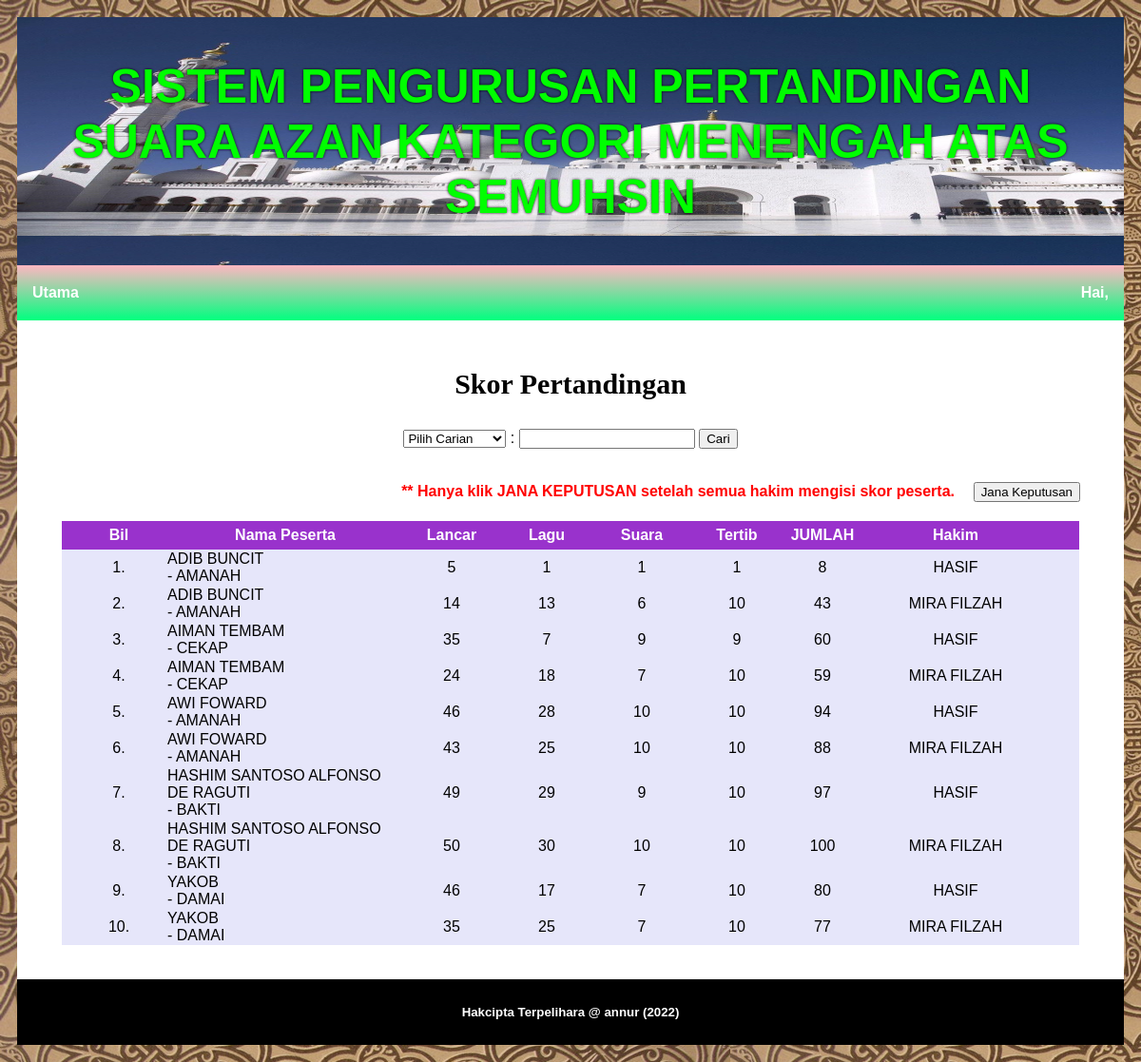
/annur/skor_semua.php (signed in), run on the app's committed database.
### tables this page shows
CREATE TABLE `skor` (
  `id` int(3) NOT NULL,
  `lancar` int(2) NOT NULL,
  `lagu` int(2) NOT NULL,
  `suara` int(2) NOT NULL,
  `tertib` int(2) NOT NULL,
  `nokp_peserta` varchar(12) NOT NULL,
  `login_id` varchar(8) NOT NULL
);

CREATE TABLE `peserta` (
  `nokp_peserta` varchar(12) NOT NULL,
  `nama_peserta` varchar(255) NOT NULL,
  `no_telefon` varchar(11) NOT NULL,
  `kod_kelas` varchar(7) NOT NULL
);

CREATE TABLE `kelas` (
  `kod_kelas` varchar(7) NOT NULL,
  `nama_kelas` varchar(255) NOT NULL
);

CREATE TABLE `hakim` (
  `login_id` varchar(8) NOT NULL,
  `login_pwd` varchar(255) NOT NULL,
  `nama` varchar(255) NOT NULL
);

### annur/skor_semua.php (the view, shortened to what this page needs)
<?php
include ("header.php");
include ("nav.php");
?>
<html>
<head>
	</head>
	<body>
    <div id="mainbody">
	    <div id="tajuk"><p>Skor Pertandingan</p></div>
	<form action="" method="post">
	<p><center>
	   <select name="kategori">
	        <option>Pilih Carian</option>
	   </select>
	  : <input type="text" name="carian">
	 <input type="submit" value="Cari" name="cari">
	</form>
	<form action="jana.php" method="post">
	<table class="tbl" border='0'>
	<tr>
	     <td></td>
		 <td></td>
	</tr>
	<tr>
	     <td width='940'>** Hanya klik JANA KEPUTUSAN setelah semua
		                    hakim mengisi skor peserta. </td>
		 <td width='130'><input type="submit"
		                  name="jana" value="Jana Keputusan"></td>
	</tr>
	</table>
	</form>
	<?php
	if(isset($_POST['cari']) && !empty($_POST['carian']))
	{
		switch ($_POST["kategori"])
		{
		case "kelas":
		$query = "SELECT *,
		          SUM(lancar + lagu + suara + tertib)
				      AS jumlah
				  FROM skor
				     INNER JOIN peserta USING (nokp_peserta)
					 INNER JOIN kelas USING (kod_kelas)
					 INNER JOIN hakim USING (login_id)
				  WHERE nama_kelas LIKE '%$_POST[carian]%'
				  GROUP BY id
				  ORDER BY nama_peserta";
		break;
		default:
		$query = "SELECT *,
		          SUM(lancar + lagu + suara + tertib)
				      AS jumlah
				  FROM skor
				     INNER JOIN peserta USING (nokp_peserta)
					 INNER JOIN kelas USING (kod_kelas)
					 INNER JOIN hakim USING (login_id)
				  WHERE nama_peserta LIKE '%$_POST[carian]%'
				  GROUP BY id
				  ORDER BY nama_peserta";
	    }
	} else {
	  $query = "SELECT *,
		          SUM(lancar + lagu + suara + tertib)
				      AS jumlah
				  FROM skor
				     INNER JOIN peserta USING (nokp_peserta)
					 INNER JOIN kelas USING (kod_kelas)
					 INNER JOIN hakim USING (login_id)
				  GROUP BY id
				  ORDER BY nama_peserta";
	}
	$mysql = $query;
	$result = mysqli_query($conn, $mysql) or die(mysql_error());
	$bil = 0;
	if (mysqli_num_rows($result) > 0)
	{
		echo "<table border='0'>";
		echo "<col width='10'>";
		echo "<col width='100'>";
		echo "<col width='250'>";
		echo "<col width='100'>";
		echo "<col width='100'>";
		echo "<col width='100'>";
		echo "<col width='100'>";
		echo "<col width='80'>";
		echo "<col width='200'>";
		echo "<col width='30'>";
		echo "<tr>";
		echo "<th></th>";
		echo "<th>Bil</th>";
		echo "<th>Nama Peserta</th>";
		echo "<th>Lancar</th>";
		echo "<th>Lagu</th>";
		echo "<th>Suara</th>";
		echo "<th>Tertib</th>";
		echo "<th>JUMLAH</th>";
		echo "<th>Hakim</th>";
		echo "<th></th>";
		echo "</tr>";
		while($row = mysqli_fetch_assoc($result))
		{
		$bil++;
		echo "<tr height='10'>";
		echo "<td></td>";
		echo "<td>".$bil.".</td>";
		echo "<td>".$row['nama_peserta']."<br>
		           - ".$row['nama_kelas']."</td>";
		echo "<td>".$row['lancar']."</td>";
		echo "<td>".$row['lagu']."</td>";
		echo "<td>".$row['suara']."</td>";
		echo "<td>".$row['tertib']."</td>";
		echo "<td>".$row['jumlah']."</td>";
		echo "<td>".$row['nama']."</td>";
		echo "<td></td>";
		echo "</tr>";
		}
	    echo "</table>";
	}
else { echo "<center>Tiada rekod</center>"; }
?>
</div>
<?php
include ("footer.php");
?>
</body>
</html>

### annur/skor_semua.php (style rules this page uses)
#mainbody { background-color: white; padding: 20px; }
#tajuk { font-size: 30px; font-family: Tw Cen MT Condensed; font-weight: bold; text-align: center; }
table { margin-left: auto; margin-right: auto; border-collapse: collapse; margin: auto; background-color: lavender; }
td { text-align: left; height: 30px; }
tr:nth-child(even) { background-color: #ffedfe0; }
tr td { text-align: center; }
tr td:nth-child(3) { text-align: left; }
th { height: 30px; text-align: center; font-weight: bold; color: white; background-color: darkorchid; }
.tbl tr td { text-align: right; background-color: white; color: red; font-weight: bold; }

### data on the page
skor: nokp_peserta.nama_peserta "ADIB BUNCIT", kelas.nama_kelas "AMANAH", lancar "5", lagu "1", suara "1", tertib "1", jumlah "8", login.nama "HASIF"
skor: nokp_peserta.nama_peserta "ADIB BUNCIT", kelas.nama_kelas "AMANAH", lancar "14", lagu "13", suara "6", tertib "10", jumlah "43", login.nama "MIRA FILZAH"
skor: nokp_peserta.nama_peserta "AIMAN TEMBAM", kelas.nama_kelas "CEKAP", lancar "35", lagu "7", suara "9", tertib "9", jumlah "60", login.nama "HASIF"
skor: nokp_peserta.nama_peserta "AIMAN TEMBAM", kelas.nama_kelas "CEKAP", lancar "24", lagu "18", suara "7", tertib "10", jumlah "59", login.nama "MIRA FILZAH"
skor: nokp_peserta.nama_peserta "AWI FOWARD", kelas.nama_kelas "AMANAH", lancar "46", lagu "28", suara "10", tertib "10", jumlah "94", login.nama "HASIF"
skor: nokp_peserta.nama_peserta "AWI FOWARD", kelas.nama_kelas "AMANAH", lancar "43", lagu "25", suara "10", tertib "10", jumlah "88", login.nama "MIRA FILZAH"
skor: nokp_peserta.nama_peserta "HASHIM SANTOSO ALFONSO DE RAGUTI", kelas.nama_kelas "BAKTI", lancar "49", lagu "29", suara "9", tertib "10", jumlah "97", login.nama "HASIF"
skor: nokp_peserta.nama_peserta "HASHIM SANTOSO ALFONSO DE RAGUTI", kelas.nama_kelas "BAKTI", lancar "50", lagu "30", suara "10", tertib "10", jumlah "100", login.nama "MIRA FILZAH"
skor: nokp_peserta.nama_peserta "YAKOB", kelas.nama_kelas "DAMAI", lancar "46", lagu "17", suara "7", tertib "10", jumlah "80", login.nama "HASIF"
skor: nokp_peserta.nama_peserta "YAKOB", kelas.nama_kelas "DAMAI", lancar "35", lagu "25", suara "7", tertib "10", jumlah "77", login.nama "MIRA FILZAH"
